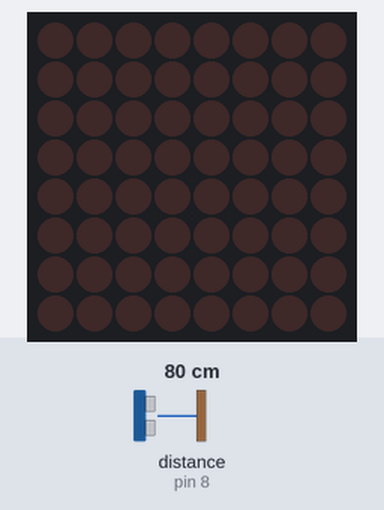
Bench run of a sketch on a simulated Arduino Uno, built with avr-gcc and run on an emulated ATmega328P. Shown: 8×8 LED matrix. Wiring (inferred from the names in the program): ultrasonic range finder: trigger pin 7; echo pin 8. The inputs (shaded band) are chosen by the test bench; at power-on: distance to the obstacle (sensor on pin 8) 80 cm. The echo pulse lasts 58.3 µs per cm.

Above: at 1.2 s.
1.3 s: distance to the obstacle (sensor on pin 8) set to 65 cm
2.8 s: distance to the obstacle (sensor on pin 8) set to 56 cm
At 3.7 s:
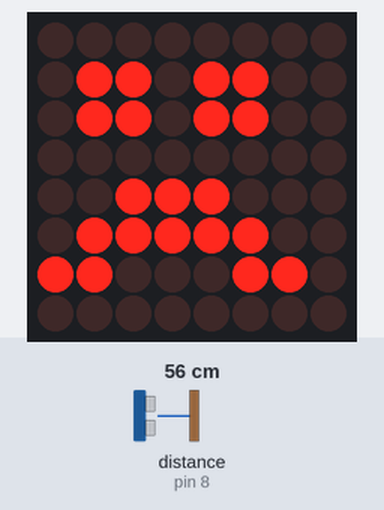
4.3 s: distance to the obstacle (sensor on pin 8) set to 45 cm
6.0 s: distance to the obstacle (sensor on pin 8) set to 36 cm
At 7.4 s:
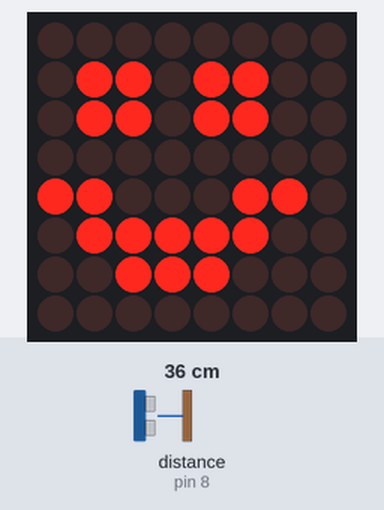
8.3 s: distance to the obstacle (sensor on pin 8) set to 23 cm
10.0 s: distance to the obstacle (sensor on pin 8) set to 19 cm
At 12.1 s:
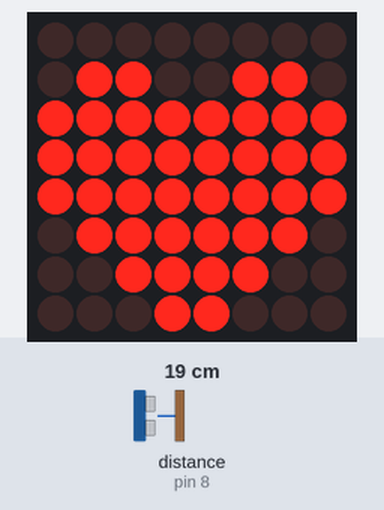
Timing chart, 0 to 13.3 s (numbered marks = the images above; inputs shaded):
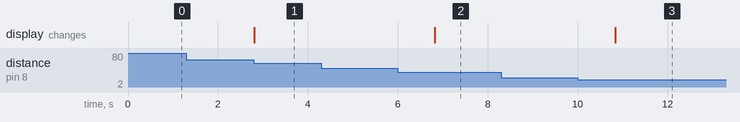

The sketch:

Distance_Animation_Matrix_Display.ino
```cpp
#include <LedControl.h>

#define DIN_PIN 2
#define CS_PIN 3
#define CLK_PIN 4

#define TRIG_PIN 7
#define ECHO_PIN 8

LedControl lc = LedControl(DIN_PIN, CLK_PIN, CS_PIN, 1);

byte heart[] = {
  B00000000,
  B01100110,
  B11111111,
  B11111111,
  B11111111,
  B01111110,
  B00111100,
  B00011000
};

byte smiley[] = {
 B00000000,
 B01101100,
 B01101100,
 B00000000,
 B11000110,
 B01111100,
 B00111000,
 B00000000,
};

byte sad[] = {
 B00000000,
 B01101100,
 B01101100,
 B00000000,
 B00111000,
 B01111100,
 B11000110,
 B00000000,
};

void setup()
{
  lc.shutdown(0, false);
  lc.setIntensity(0, 8);
  lc.clearDisplay(0);

  pinMode(TRIG_PIN, OUTPUT);
  pinMode(ECHO_PIN, INPUT);
}

void loop()
{
  digitalWrite(TRIG_PIN, LOW);
  delayMicroseconds(2);
  digitalWrite(TRIG_PIN, HIGH);
  delayMicroseconds(10);
  digitalWrite(TRIG_PIN, LOW);
  float duration = pulseIn(ECHO_PIN, HIGH);
  float distance = duration * 0.034 / 2;

  if (distance <= 20)
  {
    for (int row = 0; row < 8; row++)
    {
      lc.setRow(0, row, heart[row]);
    }
    delay(1000);
  }

  else if (distance <= 40)
  {
    for (int row = 0; row < 8; row++)
    {
      lc.setRow(0, row, smiley[row]);
    }
    delay(1000);
  }

  else if (distance <= 60)
  {
    for (int row = 0; row < 8; row++)
    {
      lc.setRow(0, row, sad[row]);
    }
    delay(1000);
  }

  else
  {
    lc.clearDisplay(0);
  }
}
```

Measured:
- the behaviour switches between 61 and 60 cm on distance to the obstacle (sensor on pin 8) (found by bisection; images 0 and 1)
- the behaviour switches between 41 and 40 cm on distance to the obstacle (sensor on pin 8) (found by bisection; images 1 and 2)
- the behaviour switches between 21 and 20 cm on distance to the obstacle (sensor on pin 8) (found by bisection; images 2 and 3)
- after the input at 1.3 s, every drawn part: stays the same
- after the input at 2.8 s, the display: changes at once (image 1)
- after the input at 4.3 s, every drawn part: stays the same
- after the input at 6.0 s, the display: changes after 0.82 s (image 2)
- after the input at 8.3 s, every drawn part: stays the same
- after the input at 10.0 s, the display: changes after 0.84 s (image 3)
